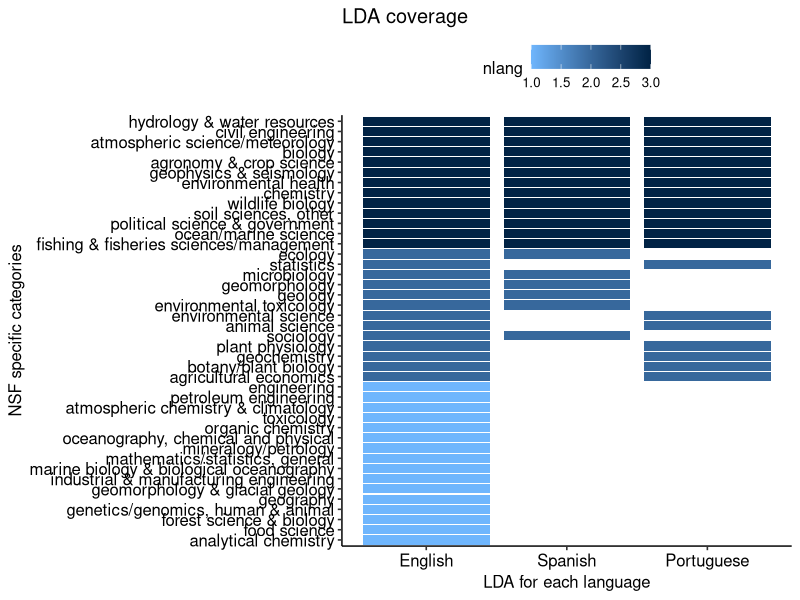
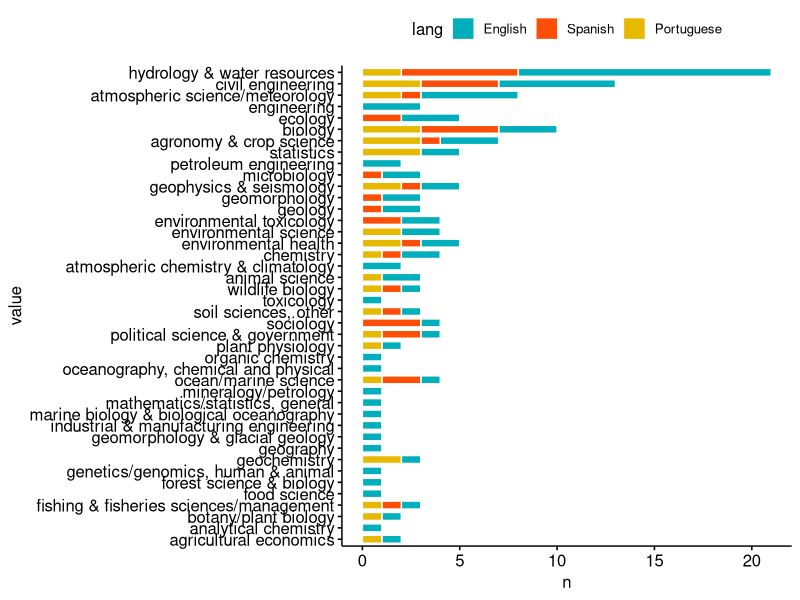

These figures' R source, in order:
library(dplyr)
library(reshape2)
library(ggpubr)
library(tidyr)
library(ggplot2)
library(forcats)

######## load data #############
en <- read.csv("./topic_names_en.csv")
es <- read.csv("./topic_names_es.csv")
pt <- read.csv("./topic_names_pt.csv", na.strings=c("","NA"))

en$lang <- "en"
es$lang <- "es"
pt$lang <- "pt"

en2 <- melt(en,
           id.vars = c("topic_id","lang"))
es2 <- melt(es,
            id.vars = c("topic_id","lang"))
pt2 <- melt(pt,
            id.vars = c("topic_id","lang"))


x <- rbind(en2,es2,pt2)
x <- na.omit(x)

######## filter #############
x2 <- x %>%
  filter(variable == "NSF_specific") %>%
  group_by(value, lang) %>%
  tally


# need to order based on engligh numbers + number of overall topics
x2$nlang <- x2 %>% 
  group_by(value) %>% 
  group_map(~ rep(length(table(.x$lang)), length(table(.x$lang)))) %>% 
  unlist()

lvls <- as.character(x2$value[x2$lang=="en"])[order(x2$n[x2$lang=="en"])]

x2$value <- factor(x2$value, levels = lvls)

x2 <- na.omit(x2) # missing 1 spanish?

x2$lang <- factor(x2$lang, labels = c("English", "Spanish", "Portuguese"))

######## heat map #############

a <- ggplot(data = x2, aes(x = lang, 
                           y = fct_reorder(value, nlang))) +
  geom_tile(aes(fill = nlang,
                width=0.9, height=0.9)) # edit for specific vs. general
a + 
  scale_fill_gradient(low = "#6fb6fd",
                      high = "#012345") +
  labs(title= "LDA coverage",
       y="NSF specific categories",
       x = "LDA for each language") +
  theme_pubr() 







# plotly::ggplotly(a)

######## dot chart #############
ggbarplot(x2, x = "value", y = "n", 
          fill = "lang",
          color = "white",
          palette = c("#00AFBB", "#FC4E07",  "#E7B800"),
          rotate = TRUE)
